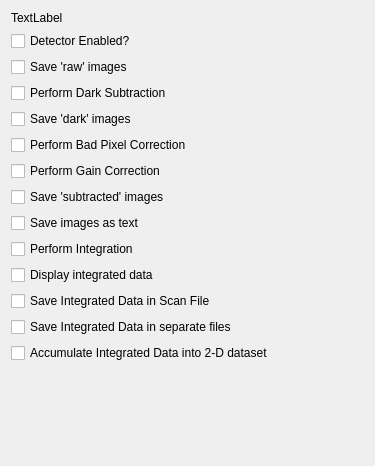
<?xml version="1.0" encoding="UTF-8"?>
<ui version="4.0">
 <class>QxrdCorrectionDialogPage</class>
 <widget class="QWidget" name="QxrdCorrectionDialogPage">
  <property name="geometry">
   <rect>
    <x>0</x>
    <y>0</y>
    <width>375</width>
    <height>466</height>
   </rect>
  </property>
  <property name="windowTitle">
   <string>Form</string>
  </property>
  <layout class="QGridLayout" name="gridLayout_3">
   <item row="0" column="0">
    <layout class="QGridLayout" name="gridLayout_2">
     <item row="10" column="0">
      <widget class="QCheckBox" name="m_DisplayIntegratedData">
       <property name="enabled">
        <bool>true</bool>
       </property>
       <property name="toolTip">
        <string>Add integrated data to graph as it is calculated</string>
       </property>
       <property name="text">
        <string>Display integrated data</string>
       </property>
      </widget>
     </item>
     <item row="11" column="0">
      <widget class="QCheckBox" name="m_SaveIntegratedData">
       <property name="enabled">
        <bool>true</bool>
       </property>
       <property name="toolTip">
        <string>Save each integration as it is calculated</string>
       </property>
       <property name="text">
        <string>Save Integrated Data in Scan File</string>
       </property>
      </widget>
     </item>
     <item row="9" column="0">
      <widget class="QCheckBox" name="m_PerformIntegration">
       <property name="toolTip">
        <string>Perform angular integration as each image is taken</string>
       </property>
       <property name="text">
        <string>Perform Integration</string>
       </property>
      </widget>
     </item>
     <item row="13" column="0">
      <widget class="QCheckBox" name="m_AccumulateIntegrated2D">
       <property name="enabled">
        <bool>true</bool>
       </property>
       <property name="toolTip">
        <string>Save each integration in a separate file as it is calculated</string>
       </property>
       <property name="text">
        <string>Accumulate Integrated Data into 2-D dataset</string>
       </property>
      </widget>
     </item>
     <item row="8" column="0">
      <widget class="QCheckBox" name="m_SaveAsText">
       <property name="toolTip">
        <string>Save subtracted images as they are taken</string>
       </property>
       <property name="text">
        <string>Save images as text</string>
       </property>
      </widget>
     </item>
     <item row="3" column="0">
      <widget class="QCheckBox" name="m_PerformDark">
       <property name="toolTip">
        <string>Do dark subtraction as images are taken</string>
       </property>
       <property name="text">
        <string>Perform Dark Subtraction </string>
       </property>
      </widget>
     </item>
     <item row="4" column="0">
      <widget class="QCheckBox" name="m_SaveDark">
       <property name="toolTip">
        <string>Save 'dark' images</string>
       </property>
       <property name="text">
        <string>Save 'dark' images</string>
       </property>
      </widget>
     </item>
     <item row="12" column="0">
      <widget class="QCheckBox" name="m_SaveIntegratedInSeparateFiles">
       <property name="enabled">
        <bool>true</bool>
       </property>
       <property name="toolTip">
        <string>Save each integration in a separate file as it is calculated</string>
       </property>
       <property name="text">
        <string>Save Integrated Data in separate files</string>
       </property>
      </widget>
     </item>
     <item row="14" column="0">
      <spacer name="verticalSpacer_3">
       <property name="orientation">
        <enum>Qt::Vertical</enum>
       </property>
       <property name="sizeHint" stdset="0">
        <size>
         <width>238</width>
         <height>47</height>
        </size>
       </property>
      </spacer>
     </item>
     <item row="6" column="0">
      <widget class="QCheckBox" name="m_PerformGainCorrection">
       <property name="enabled">
        <bool>true</bool>
       </property>
       <property name="toolTip">
        <string>Perform gain correction</string>
       </property>
       <property name="text">
        <string>Perform Gain Correction</string>
       </property>
      </widget>
     </item>
     <item row="2" column="0">
      <widget class="QCheckBox" name="m_SaveRaw">
       <property name="toolTip">
        <string>Save 'raw' images (before dark subtraction), as well</string>
       </property>
       <property name="text">
        <string>Save 'raw' images</string>
       </property>
      </widget>
     </item>
     <item row="7" column="0">
      <widget class="QCheckBox" name="m_SaveSubtracted">
       <property name="toolTip">
        <string>Save subtracted images as they are taken</string>
       </property>
       <property name="text">
        <string>Save 'subtracted' images</string>
       </property>
      </widget>
     </item>
     <item row="5" column="0">
      <widget class="QCheckBox" name="m_PerformBadPixels">
       <property name="enabled">
        <bool>true</bool>
       </property>
       <property name="toolTip">
        <string>Do Bad Pixel Correction</string>
       </property>
       <property name="text">
        <string>Perform Bad Pixel Correction</string>
       </property>
      </widget>
     </item>
     <item row="1" column="0">
      <widget class="QCheckBox" name="m_DetectorEnabled">
       <property name="text">
        <string>Detector Enabled?</string>
       </property>
      </widget>
     </item>
     <item row="0" column="0">
      <widget class="QLabel" name="m_DetectorName">
       <property name="text">
        <string>TextLabel</string>
       </property>
      </widget>
     </item>
    </layout>
   </item>
  </layout>
 </widget>
 <resources/>
 <connections/>
</ui>
